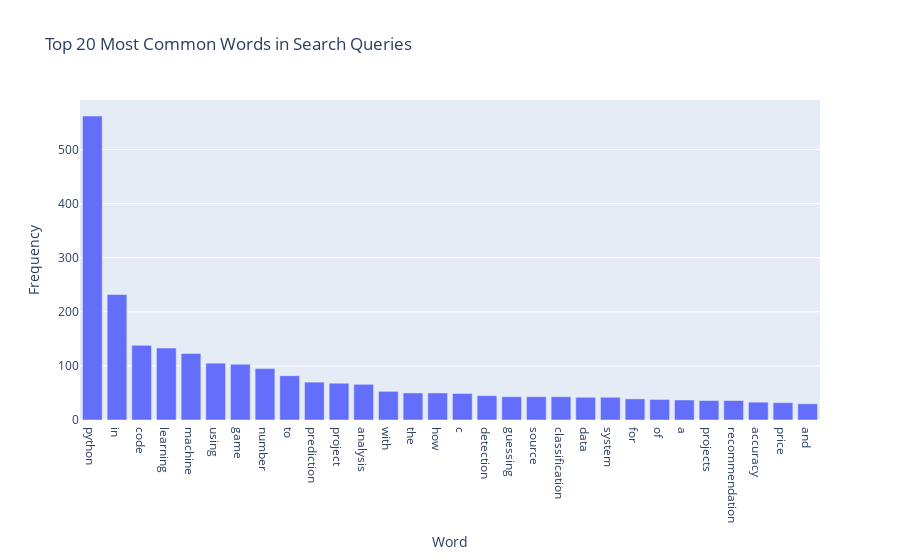

Source (notebook cell):
### Code cell
def clean_and_split(query): # function to clean/split search queries
    words = re.findall(r'\b[a-zA-Z]+\b', query.lower())  # Extracts only words (removes numbers & punctuation)
    return words  # return list of word

# re.findall(r'\b[a-zA-Z]+\b', query):
        # \b → Matches word boundaries (start & end of words).
        # [a-zA-Z]+ → Matches only alphabetic words 


# Split each query into words and count the frequency of each word
word_counts = Counter() # create counter object, which store word frequency
for query in data['Top queries']: #loop through each search query
    word_counts.update(clean_and_split(query)) # 

# converting the word count to a Dataframe
word_freq_df = pd.DataFrame(word_counts.most_common(30), columns=['Word', 'Frequency'])
# return the top 20 most frequent words as list of tuples


# Plotting the word frequencies
fig = px.bar(word_freq_df, x='Word', y='Frequency', title='Top 20 Most Common Words in Search Queries')
fig.show()

### Figure 1 — Plotly figure (JSON) as saved in the notebook; plotly's stock layout.template omitted (floating-point values rounded to 4 significant figures)
{"data": [{"alignmentgroup": "True", "hovertemplate": "Word=%{x}<br>Frequency=%{y}<extra></extra>", "legendgroup": "", "marker": {"color": "#636efa", "pattern": {"shape": ""}}, "name": "", "offsetgroup": "", "orientation": "v", "showlegend": false, "textposition": "auto", "type": "bar", "x": ["python", "in", "code", "learning", "machine", "using", "game", "number", "to", "prediction", "project", "analysis", "with", "the", "how", "c", "detection", "guessing", "source", "classification", "data", "system", "for", "of", "a", "projects", "recommendation", "accuracy", "price", "and"], "xaxis": "x", "y": [562, 232, 138, 133, 123, 105, 103, 95, 82, 70, 68, 66, 53, 50, 50, 49, 45, 43, 43, 43, 42, 42, 39, 38, 37, 36, 36, 33, 32, 30], "yaxis": "y"}], "layout": {"autosize": true, "barmode": "relative", "legend": {"tracegroupgap": 0}, "title": {"text": "Top 20 Most Common Words in Search Queries"}, "xaxis": {"anchor": "y", "autorange": true, "domain": [0, 1], "range": [-0.5, 29.5], "title": {"text": "Word"}, "type": "category"}, "yaxis": {"anchor": "x", "autorange": true, "domain": [0, 1], "range": [0, 591.6], "title": {"text": "Frequency"}, "type": "linear"}}}
